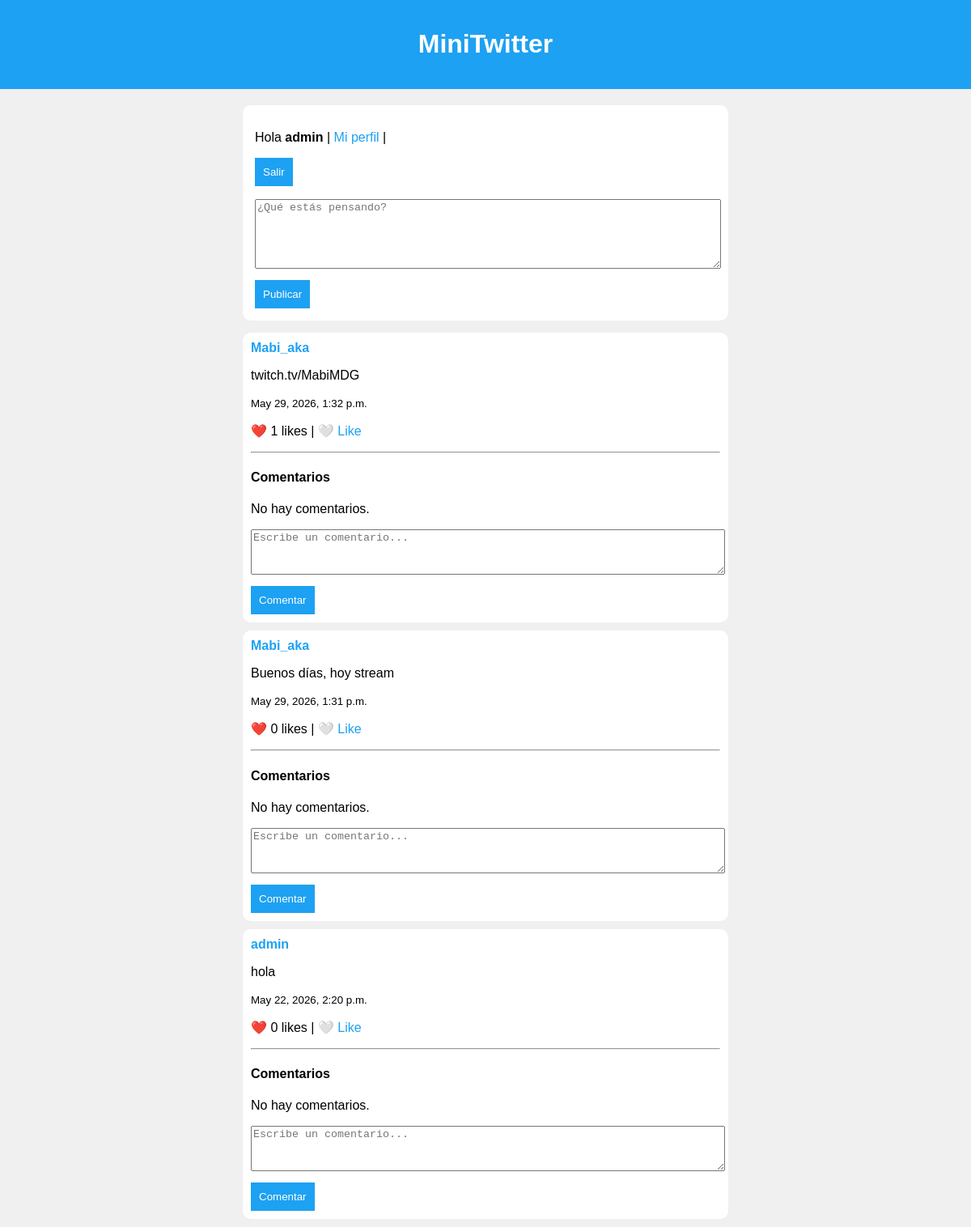
The app's page / (signed in) with its own data.
### social/models.py (models this page shows, shortened)
class Post(models.Model):
    usuario = models.ForeignKey(User, on_delete=models.CASCADE)
    contenido = models.TextField()
    fecha = models.DateTimeField(auto_now_add=True)

### social/views.py (the view)
# urls.py: path('', views.home, name='home'),
def home(request):
    posts = Post.objects.all().order_by('-fecha')
    liked_posts = []
    if request.user.is_authenticated:
        likes = Like.objects.filter(usuario=request.user)
        liked_posts = [like.post.id for like in likes]
    return render(request, 'social/home.html', {
        'posts': posts,
        'liked_posts': liked_posts
    })

### social/templates/social/home.html (shortened to what this page needs)
<!DOCTYPE html>
<html lang="es">
<head>
</head>
<body>
<header>
    <h1>MiniTwitter</h1>
</header>
<div class="container">
    {% if user.is_authenticated %}
        <div class="box">
            <p>
                Hola <b>{{ user.username }}</b> |
                <a href="/mi-perfil/">Mi perfil</a> |
                <form method="post" action="/accounts/logout/" style="display:inline;">
                    <button type="submit">Salir</button>
                </form>
            </p>
            <form method="POST" action="/crear/">
                <textarea name="contenido" placeholder="¿Qué estás pensando?"></textarea>
                <button type="submit">Publicar</button>
            </form>
        </div>
    {% else %}
        <div class="box">
            <p>No has iniciado sesión</p>
            <a href="/accounts/login/">Iniciar sesión</a> |
            <a href="/register/">Crear cuenta</a>
        </div>
    {% endif %}
    {% for post in posts %}
        <div class="post">
            <b>
                <a href="/perfil/{{ post.usuario.username }}/">
                    {{ post.usuario.username }}
                </a>
            </b>
            <p>{{ post.contenido }}</p>
            <small>{{ post.fecha }}</small>
            <p>
                ❤️ {{ post.like_set.count }} likes |
                {% if post.id in liked_posts %}
                    ❤️ <a href="/like/{{ post.id }}/">Unlike</a>
                {% else %}
                    🤍 <a href="/like/{{ post.id }}/">Like</a>
                {% endif %}
            </p>
            <hr>
            <h4>Comentarios</h4>
            {% for comentario in post.comentario_set.all %}
                <div class="comentario">
                    <b>{{ comentario.usuario.username }}</b>
                    <p>{{ comentario.contenido }}</p>
                    <small>{{ comentario.fecha }}</small>
                </div>
            {% empty %}
                <p>No hay comentarios.</p>
            {% endfor %}
            {% if user.is_authenticated %}
                <form method="POST" action="/comentar/{{ post.id }}/" class="comentario-form">
                    <textarea name="contenido" placeholder="Escribe un comentario..."></textarea>
                    <button type="submit">Comentar</button>
                </form>
            {% endif %}
        </div>
    {% empty %}
        <p>No hay posts todavía</p>
    {% endfor %}
</div>
</body>
</html>

### social/templates/social/home.html (style rules this page uses)
body { font-family: Arial; background: #f0f0f0; margin: 0; }
header { background: #1da1f2; color: white; padding: 15px; text-align: center; }
.container { width: 50%; margin: auto; margin-top: 20px; }
.box { background: white; padding: 15px; border-radius: 10px; margin-bottom: 15px; }
textarea { width: 100%; height: 80px; margin-bottom: 10px; }
button { background: #1da1f2; color: white; border: none; padding: 10px; cursor: pointer; }
.post { background: white; padding: 10px; border-radius: 10px; margin-bottom: 10px; }
.comentario-form { margin-top: 10px; }
.comentario-form textarea { height: 50px; }
a { color: #1da1f2; text-decoration: none; }

### records on screen
Post: usuario.username "Mabi_aka", contenido "twitch.tv/MabiMDG", fecha "May 29, 2026, 1:32 p.m.", like_set.count "1"
Post: usuario.username "Mabi_aka", contenido "Buenos días, hoy stream", fecha "May 29, 2026, 1:31 p.m.", like_set.count "0"
Post: usuario.username "admin", contenido "hola", fecha "May 22, 2026, 2:20 p.m.", like_set.count "0"

### other values on screen
{{ user.username }} "admin"
